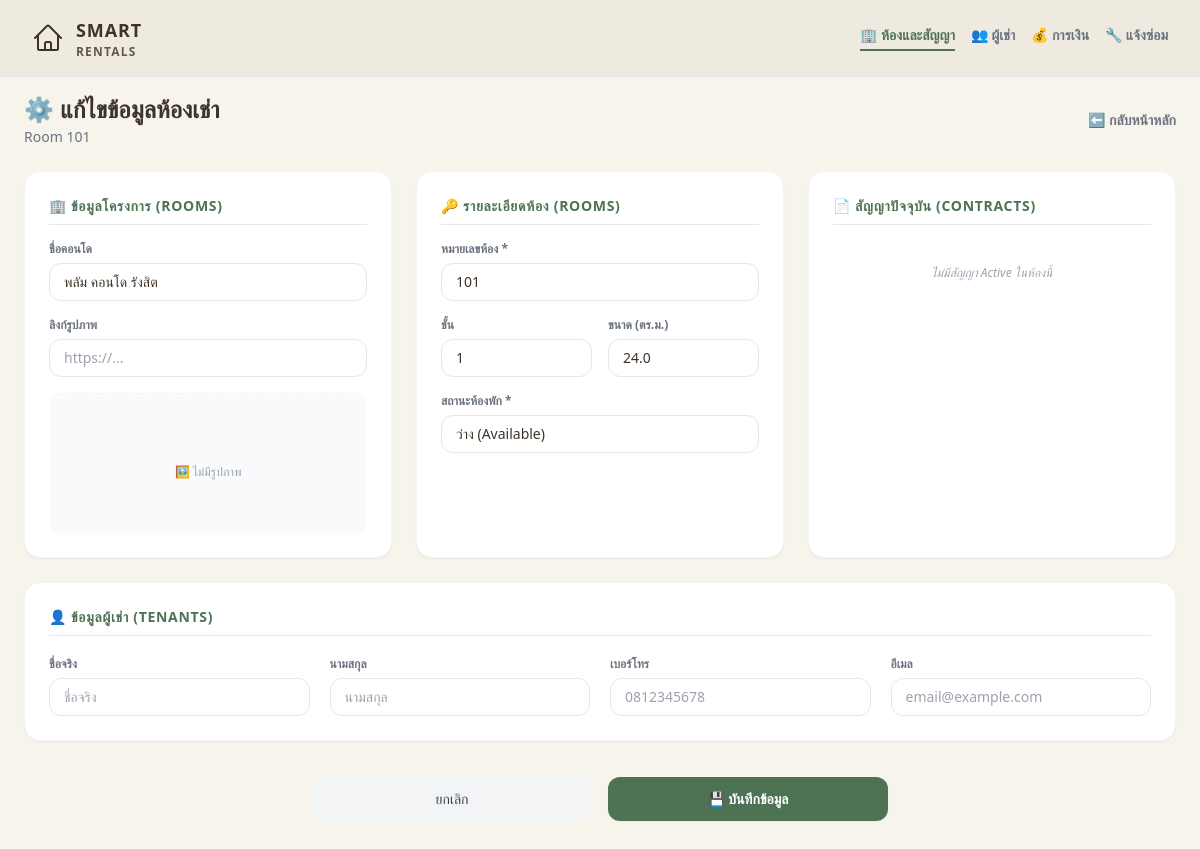
The app's page /edit/4 with its own data.
### tables this page shows
CREATE TABLE Rooms (
            room_id        INTEGER PRIMARY KEY AUTOINCREMENT,
            room_number    TEXT NOT NULL,
            floor          TEXT DEFAULT '',
            status         TEXT DEFAULT 'Available',
            condo_name     TEXT DEFAULT 'Baandee Condo',
            room_size      REAL DEFAULT 0.0,
            room_image_url TEXT DEFAULT '',
            monthly_rent   REAL
        );

### app.py (the view, shortened to what this page needs)
@app.route('/edit/<int:room_id>', methods=['GET', 'POST'])
def edit_rental(room_id):
    conn = get_db_connection()
    room     = conn.execute('SELECT * FROM Rooms WHERE room_id = ?', (room_id,)).fetchone()
    contract = get_active_contract(conn, room_id)
    conn.close()
    return render_template('edit.html', rental=room, contract=contract)

### app.py (called while the page is built)
def get_db_connection():
    conn = sqlite3.connect(DB_NAME)
    conn.row_factory = sqlite3.Row
    return conn

def get_active_contract(conn, room_id):
    return conn.execute(
        '''SELECT c.contract_id, c.room_id, c.tenant_id,
                  c.start_date, c.end_date,
                  CAST(c.monthly_rent AS REAL) AS monthly_rent,
                  CAST(c.deposit AS REAL) AS deposit,
                  c.status, c.note,
                  t.first_name, t.last_name, t.phone, t.email
           FROM Contracts c JOIN Tenants t ON c.tenant_id = t.tenant_id
           WHERE c.room_id = ? AND c.status = 'Active'
           ORDER BY c.contract_id DESC LIMIT 1''',
        (room_id,)
    ).fetchone()

### templates/edit.html (shortened to what this page needs)
<!DOCTYPE html>
<html lang="th">
<head>
  <script src="https://cdn.tailwindcss.com"></script>
</head>
<body class="bg-[#F7F4EB] min-h-screen text-[#3D332A] font-sans pb-12">
  <nav class="w-full bg-[#EFEAE0] border-b border-gray-200 px-8 py-4 flex items-center justify-between mb-4">
    <div class="flex items-center gap-3">
      <div class="text-[#3D332A]">
      </div>
      <div class="leading-none">
        <span class="block text-lg font-bold tracking-wider uppercase">Smart</span>
        <span class="block text-xs font-semibold tracking-widest opacity-80 uppercase">Rentals</span>
      </div>
    </div>
    <div class="flex gap-4 font-semibold text-sm">
      <a href="{{ url_for('index') }}" class="text-[#4D7254] border-b-2 border-[#4D7254] pb-1">🏢 ห้องและสัญญา</a>
      <a href="{{ url_for('tenants') }}" class="text-gray-500 hover:text-[#4D7254] pb-1">👥 ผู้เช่า</a>
      <a href="{{ url_for('payments') }}" class="text-gray-500 hover:text-[#4D7254] pb-1">💰 การเงิน</a>
      <a href="{{ url_for('maintenance') }}" class="text-gray-500 hover:text-[#4D7254] pb-1">🔧 แจ้งซ่อม</a>
    </div>
  </nav>
  <main class="max-w-7xl mx-auto px-6">
    <div class="mb-6 flex items-center justify-between">
      <div>
        <h2 class="text-2xl font-bold text-[#3D332A]">⚙️ แก้ไขข้อมูลห้องเช่า</h2>
        <p class="text-sm text-gray-500 mt-0.5">Room {{ rental['room_number'] }}</p>
      </div>
      <a href="{{ url_for('index') }}" class="text-sm font-semibold text-gray-500 hover:text-[#4D7254] transition">⬅️ กลับหน้าหลัก</a>
    </div>
    <form action="{{ url_for('edit_rental', room_id=rental['room_id']) }}" method="POST" class="space-y-6">
      <div class="grid grid-cols-1 lg:grid-cols-3 gap-6">
        <div class="bg-white p-6 rounded-2xl border border-gray-100 shadow-sm flex flex-col justify-between">
          <div>
            <h3 class="text-sm font-bold uppercase tracking-wider text-[#4D7254] border-b pb-2 mb-4">🏢 ข้อมูลโครงการ (Rooms)</h3>
            <div class="space-y-4">
              <div>
                <label class="block text-xs font-semibold text-gray-500 mb-1.5">ชื่อคอนโด</label>
                <input type="text" name="condo_name" value="{{ rental['condo_name'] or '' }}" class="w-full bg-white border border-gray-200 rounded-xl px-3.5 py-2 text-sm focus:outline-none focus:ring-2 focus:ring-[#4D7254]/20 focus:border-[#4D7254] transition">
              </div>
              <div>
                <label class="block text-xs font-semibold text-gray-500 mb-1.5">ลิงก์รูปภาพ</label>
                <input type="url" id="room_image_input" name="room_image" value="{{ rental['room_image_url'] or '' }}" placeholder="https://..." class="w-full bg-white border border-gray-200 rounded-xl px-3.5 py-2 text-sm focus:outline-none focus:ring-2 focus:ring-[#4D7254]/20 focus:border-[#4D7254] transition">
              </div>
            </div>
          </div>
          <div class="mt-4 pt-4 border-t border-dashed border-gray-100 flex flex-col items-center justify-center min-h-[140px] bg-gray-50 rounded-xl overflow-hidden">
            <div id="preview_placeholder" class="text-center p-4 text-xs text-gray-400 {{ 'hidden' if rental['room_image_url'] else '' }}">🖼️ ไม่มีรูปภาพ</div>
          </div>
        </div>
        <div class="bg-white p-6 rounded-2xl border border-gray-100 shadow-sm space-y-4">
          <h3 class="text-sm font-bold uppercase tracking-wider text-[#4D7254] border-b pb-2">🔑 รายละเอียดห้อง (Rooms)</h3>
          <div>
            <label class="block text-xs font-semibold text-gray-500 mb-1.5">หมายเลขห้อง *</label>
            <input type="text" name="room_number" value="{{ rental['room_number'] }}" required class="w-full bg-white border border-gray-200 rounded-xl px-3.5 py-2 text-sm focus:outline-none focus:ring-2 focus:ring-[#4D7254]/20 focus:border-[#4D7254] transition">
          </div>
          <div class="grid grid-cols-2 gap-4">
            <div>
              <label class="block text-xs font-semibold text-gray-500 mb-1.5">ชั้น</label>
              <input type="text" name="floor" value="{{ rental['floor'] or '' }}" placeholder="เช่น 5" class="w-full bg-white border border-gray-200 rounded-xl px-3.5 py-2 text-sm focus:outline-none focus:ring-2 focus:ring-[#4D7254]/20 focus:border-[#4D7254] transition">
            </div>
            <div>
              <label class="block text-xs font-semibold text-gray-500 mb-1.5">ขนาด (ตร.ม.)</label>
              <input type="number" step="0.01" name="room_size" value="{{ rental['room_size'] or '' }}" class="w-full bg-white border border-gray-200 rounded-xl px-3.5 py-2 text-sm focus:outline-none focus:ring-2 focus:ring-[#4D7254]/20 focus:border-[#4D7254] transition">
            </div>
          </div>
          <div>
            <label class="block text-xs font-semibold text-gray-500 mb-1.5">สถานะห้องพัก *</label>
            <select name="status" required class="w-full bg-white border border-gray-200 rounded-xl px-3.5 py-2 text-sm focus:outline-none focus:ring-2 focus:ring-[#4D7254]/20 focus:border-[#4D7254] transition appearance-none">
              <option value="Available" {% if rental['status'] == 'Available' %}selected{% endif %}>ว่าง (Available)</option>
            </select>
          </div>
        </div>
        <div class="bg-white p-6 rounded-2xl border border-gray-100 shadow-sm space-y-4">
          <h3 class="text-sm font-bold uppercase tracking-wider text-[#4D7254] border-b pb-2">📄 สัญญาปัจจุบัน (Contracts)</h3>
          {% if contract %}
          <div>
            <label class="block text-xs font-semibold text-gray-500 mb-1.5">วันเริ่มต้นสัญญา</label>
            <input type="date" name="start_date" value="{{ contract['start_date'] or '' }}" class="w-full bg-white border border-gray-200 rounded-xl px-3.5 py-2 text-sm focus:outline-none focus:ring-2 focus:ring-[#4D7254]/20 focus:border-[#4D7254] transition">
          </div>
          <div>
            <label class="block text-xs font-semibold text-gray-500 mb-1.5">วันสิ้นสุดสัญญา</label>
            <input type="date" name="end_date" value="{{ contract['end_date'] or '' }}" class="w-full bg-white border border-gray-200 rounded-xl px-3.5 py-2 text-sm focus:outline-none focus:ring-2 focus:ring-[#4D7254]/20 focus:border-[#4D7254] transition">
          </div>
          <div>
            <label class="block text-xs font-semibold text-gray-500 mb-1.5">ค่าเช่า (บาท/เดือน)</label>
            <input type="number" name="monthly_rent" value="{{ contract['monthly_rent'] or '' }}" class="w-full bg-white border border-gray-200 rounded-xl px-3.5 py-2 text-sm focus:outline-none focus:ring-2 focus:ring-[#4D7254]/20 focus:border-[#4D7254] transition">
          </div>
          <div>
            <label class="block text-xs font-semibold text-gray-500 mb-1.5">เงินประกัน</label>
            <input type="number" name="security_deposit" value="{{ contract['security_deposit'] or '' }}" class="w-full bg-white border border-gray-200 rounded-xl px-3.5 py-2 text-sm focus:outline-none focus:ring-2 focus:ring-[#4D7254]/20 focus:border-[#4D7254] transition">
          </div>
          {% else %}
          <p class="text-xs text-gray-400 italic text-center py-6">ไม่มีสัญญา Active ในห้องนี้</p>
          {% endif %}
        </div>
      </div>
      <div class="bg-white p-6 rounded-2xl border border-gray-100 shadow-sm">
        <h3 class="text-sm font-bold uppercase tracking-wider text-[#4D7254] border-b pb-2 mb-5">👤 ข้อมูลผู้เช่า (Tenants)</h3>
        <div class="grid grid-cols-1 md:grid-cols-4 gap-5">
          <div>
            <label class="block text-xs font-semibold text-gray-500 mb-1.5">ชื่อจริง</label>
            <input type="text" name="first_name" value="{{ contract['first_name'] if contract else '' }}" placeholder="ชื่อจริง" class="w-full bg-white border border-gray-200 rounded-xl px-3.5 py-2 text-sm focus:outline-none focus:ring-2 focus:ring-[#4D7254]/20 focus:border-[#4D7254] transition">
          </div>
          <div>
            <label class="block text-xs font-semibold text-gray-500 mb-1.5">นามสกุล</label>
            <input type="text" name="last_name" value="{{ contract['last_name'] if contract else '' }}" placeholder="นามสกุล" class="w-full bg-white border border-gray-200 rounded-xl px-3.5 py-2 text-sm focus:outline-none focus:ring-2 focus:ring-[#4D7254]/20 focus:border-[#4D7254] transition">
          </div>
          <div>
            <label class="block text-xs font-semibold text-gray-500 mb-1.5">เบอร์โทร</label>
            <input type="text" name="phone" value="{{ contract['phone'] if contract else '' }}" placeholder="0812345678" class="w-full bg-white border border-gray-200 rounded-xl px-3.5 py-2 text-sm focus:outline-none focus:ring-2 focus:ring-[#4D7254]/20 focus:border-[#4D7254] transition">
          </div>
          <div>
            <label class="block text-xs font-semibold text-gray-500 mb-1.5">อีเมล</label>
            <input type="email" name="tenant_email" value="{{ contract['email'] if contract else '' }}" placeholder="email@example.com" class="w-full bg-white border border-gray-200 rounded-xl px-3.5 py-2 text-sm focus:outline-none focus:ring-2 focus:ring-[#4D7254]/20 focus:border-[#4D7254] transition">
          </div>
        </div>
      </div>
      <div class="flex items-center gap-4 pt-3 max-w-xl mx-auto">
        <a href="{{ url_for('index') }}" class="flex-1 text-center px-4 py-3 bg-gray-100 hover:bg-gray-200 text-gray-700 rounded-xl font-medium text-sm transition">ยกเลิก</a>
        <button type="submit" class="flex-1 px-4 py-3 bg-[#4D7254] hover:bg-[#3d5b43] text-white rounded-xl font-bold text-sm shadow-sm transition">💾 บันทึกข้อมูล</button>
      </div>
    </form>
  </main>
</body>
</html>

### templates/edit.html (style rules this page uses)
input[type=number] { -moz-appearance: textfield; }

### records on screen
Rooms: room_number "101", condo_name "พลัม คอนโด รังสิต", floor "1", room_size "24.0", status "ว่าง (Available)"
